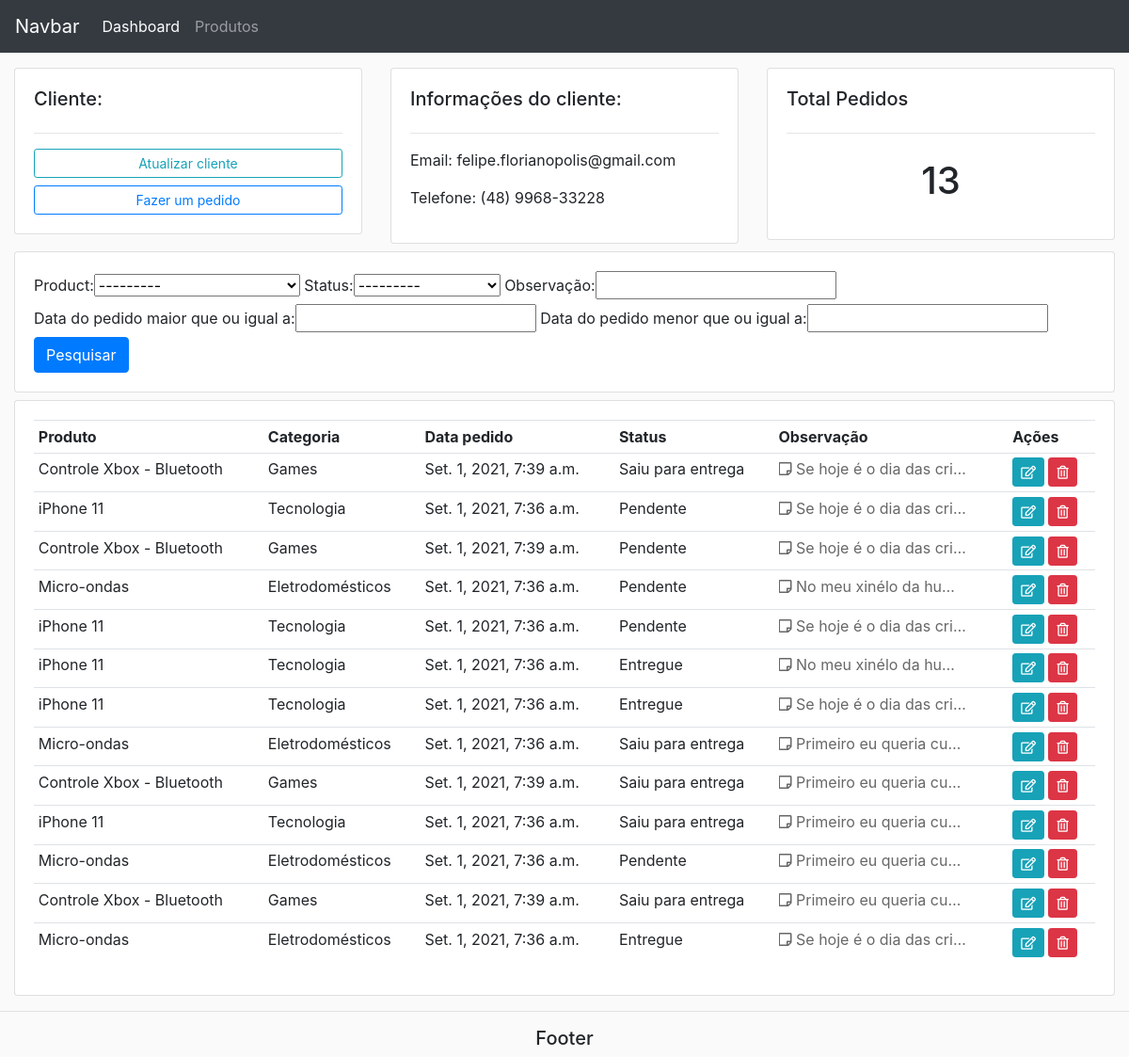
The page /customer/2 on the database its author committed.
### accounts/models.py (models this page shows, shortened)
class Customer(models.Model):
    name = models.CharField(max_length=100, null=True)
    phone = models.CharField(max_length=25, null=True)
    email = models.CharField(max_length=100, null=True)
    date_created = models.DateTimeField(auto_now_add=True, null=True)

class Order(models.Model):
    STATUS = (
        ('Pendente', 'Pendente'),
        ('Saiu para entrega', 'Saiu para entrega'),
        ('Entregue', 'Entregue'),
    )
    customer = models.ForeignKey(
        Customer, null=True, on_delete=models.SET_NULL)
    product = models.ForeignKey(Product, null=True, on_delete=models.SET_NULL)
    date_created = models.DateTimeField(auto_now_add=True, null=True)
    status = models.CharField(
        max_length=100, null=True, choices=STATUS)
    note = models.TextField(null=True, blank=True)

class Product(models.Model):
    name = models.CharField(max_length=200, null=True)
    price = models.FloatField(null=True)
    category = models.ForeignKey(Category, on_delete=models.CASCADE)
    description = models.CharField(max_length=200, null=True, blank=True)
    date_created = models.DateTimeField(auto_now_add=True, null=True)
    tag = models.ManyToManyField(Tag)
    def __str__(self):
        return self.name

class Category(models.Model):
    name = models.CharField(max_length=100)
    def __str__(self):
        return self.name

### accounts/views.py (the view)
# urls.py: path('customer/<str:pk>', views.customer, name='customer'),
def customer(request, pk):
    customer = Customer.objects.get(id=pk)
    orders = customer.order_set.all()
    order_count = orders.count()
    myFilter = OrderFilter(request.GET, queryset=orders)
    orders = myFilter.qs
    context = {'customer': customer,
               'orders': orders, 'order_count': order_count, 'myFilter': myFilter}
    return render(request, 'accounts/customer.html', context)

### accounts/templates/accounts/customer.html
{% extends 'accounts/main.html' %} {% block content %}
<div class="row">
  <div class="col-md">
    <div class="card card-body">
      <h5>Cliente:</h5>
      <hr />
      <a href="" class="btn btn-outline-info btn-sm btn-block"
        >Atualizar cliente</a
      >
      <a
        href="{% url 'create_order' customer.id %}"
        class="btn btn-outline-primary btn-sm btn-block"
        >Fazer um pedido</a
      >
    </div>
  </div>
  <div class="col-md">
    <div class="card card-body">
      <h5>Informações do cliente:</h5>
      <hr />
      <p>Email: {{customer.email}}</p>
      <p>Telefone: {{customer.phone}}</p>
    </div>
  </div>
  <div class="col-md">
    <div class="card card-body">
      <h5>Total Pedidos</h5>
      <hr />
      <h1 style="text-align: center; padding: 10px">{{order_count}}</h1>
    </div>
  </div>
</div>
<div class="row mt-2">
  <div class="col">
    <div class="card card-body">
      <form method="GET">
        {{ myFilter.form }}
        <button class="btn btn-primary" type="submit">Pesquisar</button>
      </form>
    </div>
  </div>
</div>
<div class="row mt-2">
  <div class="col-md">
    <div class="card card-body">
      <table class="table table-sm table-orders">
        <tr>
          <th>Produto</th>
          <th>Categoria</th>
          <th>Data pedido</th>
          <th>Status</th>
          <th>Observação</th>
          <th>Ações</th>
        </tr>
        {% for order in orders %}
        <tr>
          <td>{{order.product}}</td>
          <td>{{order.product.category}}</td>
          <td>{{order.product.date_created}}</td>
          <td>{{order.status}}</td>
          <td>
            <span data-toggle="tooltip" title="{{order.note}}"
              ><i class="far fa-sticky-note"></i> {{order.note}}</span
            >
          </td>
          <td>
            <a
              class="btn btn-sm btn-info"
              href="{% url 'update_order' order.id %}"
              data-toggle="tooltip"
              title="Editar"
              ><i class="far fa-edit"></i
            ></a>
            <a
              class="btn btn-sm btn-danger"
              href="{% url 'delete_order' order.id %}"
              data-toggle="tooltip"
              title="Excluir"
              ><i class="far fa-trash-alt"></i
            ></a>
          </td>
        </tr>
        {% endfor %}
      </table>
    </div>
  </div>
</div>
{%endblock %}

### static/css/main.css (style rules this page uses)
body { background-color: #fafafa; }
.table-orders span { color: rgb(103, 103, 103); display: block; width: 200px; overflow: hidden; white-space: nowrap; text-overflow: ellipsis; }

### rows shown on the page
Customer: email "felipe.florianopolis@gmail.com", phone "(48) 9968-33228"
Order: product "Controle Xbox - Bluetooth", product.category "Games", product.date_created "Set. 1, 2021, 7:39 a.m.", status "Saiu para entrega", note "Se hoje é o dia das cri…"
Order: product "iPhone 11", product.category "Tecnologia", product.date_created "Set. 1, 2021, 7:36 a.m.", status "Pendente", note "Se hoje é o dia das cri…"
Order: product "Controle Xbox - Bluetooth", product.category "Games", product.date_created "Set. 1, 2021, 7:39 a.m.", status "Pendente", note "Se hoje é o dia das cri…"
Order: product "Micro-ondas", product.category "Eletrodomésticos", product.date_created "Set. 1, 2021, 7:36 a.m.", status "Pendente", note "No meu xinélo da hu…"
Order: product "iPhone 11", product.category "Tecnologia", product.date_created "Set. 1, 2021, 7:36 a.m.", status "Pendente", note "Se hoje é o dia das cri…"
Order: product "iPhone 11", product.category "Tecnologia", product.date_created "Set. 1, 2021, 7:36 a.m.", status "Entregue", note "No meu xinélo da hu…"
Order: product "iPhone 11", product.category "Tecnologia", product.date_created "Set. 1, 2021, 7:36 a.m.", status "Entregue", note "Se hoje é o dia das cri…"
Order: product "Micro-ondas", product.category "Eletrodomésticos", product.date_created "Set. 1, 2021, 7:36 a.m.", status "Saiu para entrega", note "Primeiro eu queria cu…"
Order: product "Controle Xbox - Bluetooth", product.category "Games", product.date_created "Set. 1, 2021, 7:39 a.m.", status "Saiu para entrega", note "Primeiro eu queria cu…"
Order: product "iPhone 11", product.category "Tecnologia", product.date_created "Set. 1, 2021, 7:36 a.m.", status "Saiu para entrega", note "Primeiro eu queria cu…"
Order: product "Micro-ondas", product.category "Eletrodomésticos", product.date_created "Set. 1, 2021, 7:36 a.m.", status "Pendente", note "Primeiro eu queria cu…"
Order: product "Controle Xbox - Bluetooth", product.category "Games", product.date_created "Set. 1, 2021, 7:39 a.m.", status "Saiu para entrega", note "Primeiro eu queria cu…"
Order: product "Micro-ondas", product.category "Eletrodomésticos", product.date_created "Set. 1, 2021, 7:36 a.m.", status "Entregue", note "Se hoje é o dia das cri…"

### other values the page prints
{{ order_count }} "13"
